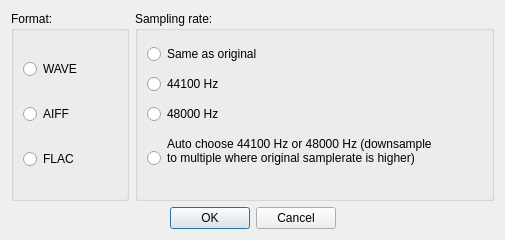
<?xml version="1.0" encoding="UTF-8"?>
<ui version="4.0">
 <class>AudioConvertDialog</class>
 <widget class="QDialog" name="AudioConvertDialog">
  <property name="windowModality">
   <enum>Qt::NonModal</enum>
  </property>
  <property name="geometry">
   <rect>
    <x>0</x>
    <y>0</y>
    <width>505</width>
    <height>240</height>
   </rect>
  </property>
  <property name="minimumSize">
   <size>
    <width>505</width>
    <height>240</height>
   </size>
  </property>
  <property name="maximumSize">
   <size>
    <width>505</width>
    <height>240</height>
   </size>
  </property>
  <property name="windowTitle">
   <string>Convert to...</string>
  </property>
  <property name="sizeGripEnabled">
   <bool>false</bool>
  </property>
  <property name="modal">
   <bool>true</bool>
  </property>
  <layout class="QVBoxLayout" name="verticalLayout_3">
   <item>
    <layout class="QHBoxLayout" name="horizontalLayout">
     <item>
      <widget class="QGroupBox" name="FormatGroup">
       <property name="title">
        <string>Format:</string>
       </property>
       <layout class="QVBoxLayout" name="verticalLayout">
        <item>
         <widget class="QRadioButton" name="WAVBut">
          <property name="text">
           <string>WAVE</string>
          </property>
         </widget>
        </item>
        <item>
         <widget class="QRadioButton" name="AIFFBut">
          <property name="text">
           <string>AIFF</string>
          </property>
         </widget>
        </item>
        <item>
         <widget class="QRadioButton" name="FLACBut">
          <property name="text">
           <string>FLAC</string>
          </property>
         </widget>
        </item>
       </layout>
      </widget>
     </item>
     <item>
      <widget class="QGroupBox" name="SamplerateGroup">
       <property name="title">
        <string>Sampling rate:</string>
       </property>
       <layout class="QVBoxLayout" name="verticalLayout_2">
        <item alignment="Qt::AlignLeft">
         <widget class="QRadioButton" name="SameAsOriginalBut">
          <property name="text">
           <string>Same as original</string>
          </property>
         </widget>
        </item>
        <item alignment="Qt::AlignLeft">
         <widget class="QRadioButton" name="SR441But">
          <property name="text">
           <string>44100 Hz</string>
          </property>
         </widget>
        </item>
        <item alignment="Qt::AlignLeft">
         <widget class="QRadioButton" name="SR48But">
          <property name="text">
           <string>48000 Hz</string>
          </property>
         </widget>
        </item>
        <item alignment="Qt::AlignLeft">
         <widget class="QRadioButton" name="DivisibleBut">
          <property name="minimumSize">
           <size>
            <width>335</width>
            <height>0</height>
           </size>
          </property>
          <property name="styleSheet">
           <string notr="true">text-align: left;</string>
          </property>
          <property name="text">
           <string>Auto choose 44100 Hz or 48000 Hz (downsample
to multiple where original samplerate is higher)
                                            </string>
          </property>
         </widget>
        </item>
       </layout>
      </widget>
     </item>
    </layout>
   </item>
   <item>
    <widget class="QDialogButtonBox" name="buttonBox">
     <property name="minimumSize">
      <size>
       <width>0</width>
       <height>0</height>
      </size>
     </property>
     <property name="orientation">
      <enum>Qt::Horizontal</enum>
     </property>
     <property name="standardButtons">
      <set>QDialogButtonBox::Cancel|QDialogButtonBox::Ok</set>
     </property>
     <property name="centerButtons">
      <bool>true</bool>
     </property>
    </widget>
   </item>
  </layout>
 </widget>
 <resources/>
 <connections>
  <connection>
   <sender>buttonBox</sender>
   <signal>accepted()</signal>
   <receiver>AudioConvertDialog</receiver>
   <slot>accept()</slot>
   <hints>
    <hint type="sourcelabel">
     <x>248</x>
     <y>254</y>
    </hint>
    <hint type="destinationlabel">
     <x>157</x>
     <y>274</y>
    </hint>
   </hints>
  </connection>
  <connection>
   <sender>buttonBox</sender>
   <signal>rejected()</signal>
   <receiver>AudioConvertDialog</receiver>
   <slot>reject()</slot>
   <hints>
    <hint type="sourcelabel">
     <x>316</x>
     <y>260</y>
    </hint>
    <hint type="destinationlabel">
     <x>286</x>
     <y>274</y>
    </hint>
   </hints>
  </connection>
 </connections>
</ui>
